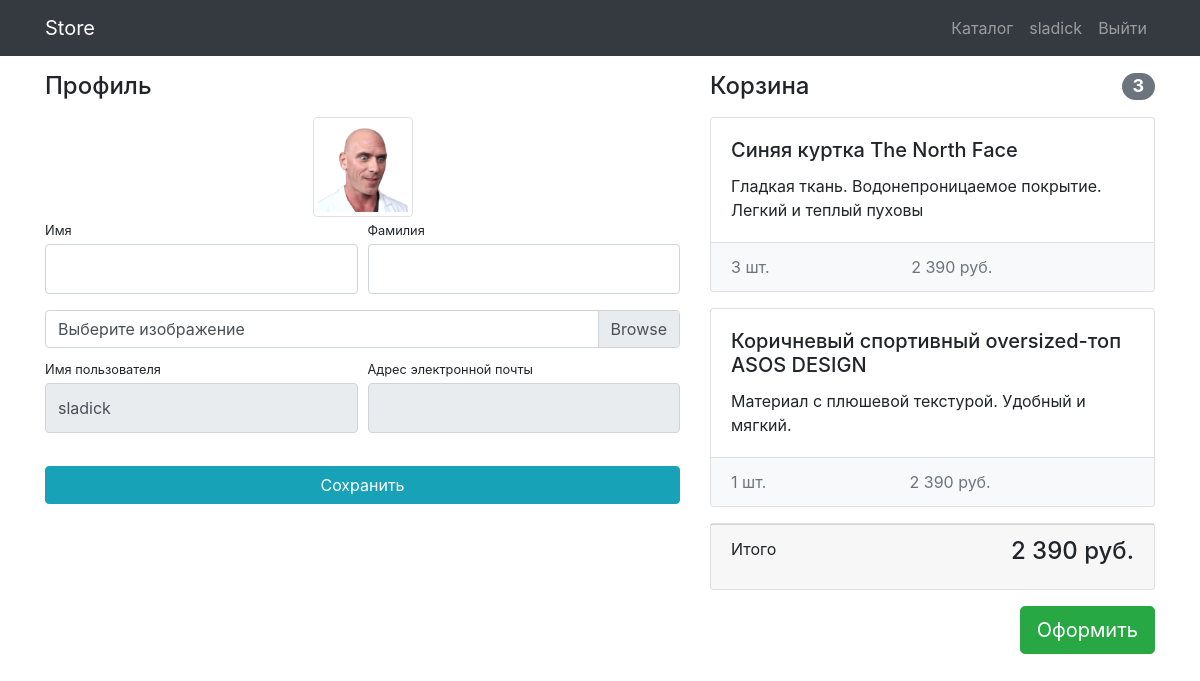
/users/profile/ (signed in), run on the app's committed database.
### users/models.py (models this page shows)
class User(AbstractUser):
    image = models.ImageField(upload_to='users_images', blank=True)

### products/models.py (models this page shows, shortened)
class Basket(models.Model):
    user = models.ForeignKey(User, on_delete=models.CASCADE)
    product = models.ForeignKey(Product, on_delete=models.CASCADE)
    quantity = models.PositiveIntegerField(default=0)
    created_timestamp = models.DateTimeField(auto_now_add=True)

class Product(models.Model):
    name = models.CharField(max_length=256)
    image = models.ImageField(upload_to='products_images', blank=True)
    description = models.TextField(blank=True)
    short_description = models.CharField(max_length=65, blank=True)
    price = models.DecimalField(max_digits=8, decimal_places=2, default=0)
    quantity = models.PositiveIntegerField(default=0)
    category = models.ForeignKey(ProductCategory, on_delete=models.CASCADE)

### users/views.py (the view)
# urls.py: path('profile/', profile, name='profile'),
def profile(request):
    user = request.user
    if request.method == 'POST':
        form = UserProfileForm(data=request.POST, files=request.FILES, instance=user)
        if form.is_valid():
            form.save()
            return HttpResponseRedirect(reverse('users:profile'))
    else:
        form = UserProfileForm(instance=user)
    context = {'form': form, 'title': 'store - Личный кабинет',
               'baskets': Basket.objects.filter(user=user),
               }
    return render(request, 'users/profile.html', context)

### users/forms.py
class UserProfileForm(UserChangeForm):
    username = forms.CharField(widget=forms.TextInput(attrs={'readonly': True}))
    email = forms.CharField(widget=forms.EmailInput(attrs={'readonly': True}))
    image = forms.ImageField(widget=forms.FileInput(), required=False)
    class Meta:
        model = User
        fields = ('username', 'email', 'first_name', 'last_name', 'image')
    def __init__(self, *args, **kwargs):
        super(UserChangeForm, self).__init__(*args, **kwargs)
        for field_name, field in self.fields.items():
            field.widget.attrs['class'] = 'form-control py-4'
        self.fields['image'].widget.attrs['class'] = 'custom-file-input'

### users/templates/users/profile.html (shortened to what this page needs)
{% extends 'products/base.html' %}
{% load staticfiles %}
{% block css %}
    <link href="{% static 'css/profile.css' %}" rel="stylesheet">
{% endblock %}
{% block content %}
 <div class="container">
    <div class="row">
        <div class="col-lg-7">
            <h4 class="mt-3 mb-3">Профиль</h4>
            <div class="col-lg-12 text-center">
                <img width="100" height="100"
                     src="{% if user.image %} {{ user.image.url }} {% else %} {% static 'vendor/img/users/1123.png' %} {% endif %}"
                     class="img-thumbnail">
            </div>
            <form action="{% url 'users:profile' %}" method="post" enctype="multipart/form-data">
                <div class="form-row">
                    <div class="col-lg-6">
                        <div class="form-group">
                            <label class="small mb-1" for="{{ form.first_name.id_for_label }}">Имя</label>
                            {{ form.first_name }}
                        </div>
                    </div>
                    <div class="col-lg-6">
                        <div class="form-group">
                            <label class="small mb-1" for="{{ form.last_name.id_for_label }}">Фамилия</label>
                            {{ form.last_name }}
                        </div>
                    </div>
                </div>
                <div class="form-row mb-2">
                    <div class="col-lg-12">
                        <div class="custom-file">
                            <label class="custom-file-label" for="{{ form.image.id_for_label }}">Выберите изображение</label>
                        </div>
                    </div>
                </div>
                <div class="form-row">
                    <div class="col-lg-6">
                        <label class="small mb-1" for="{{ form.username.id_for_label }}">Имя пользователя</label>
                        {{ form.username }}
                    </div>
                    <div class="col-lg-6">
                        <label class="small mb-1" for="{{ form.email.id_for_label }}">Адрес электронной
                            почты</label>
                        {{ form.email }}
                    </div>
                </div>
                <div class="form-row">
                    <div class="col-lg-12" style="margin-top: 33px;">
                        <input class="btn btn-info btn-block" type="submit" value="Сохранить">
                    </div>
                </div>
            </form>
        </div>
        {% include 'products/basket.html' %}
    </div>
</div>
{% endblock %}

### products/templates/products/base.html (shortened to what this page needs)
{% load staticfiles %}
<!DOCTYPE html>
<html lang="en">
<head>
    <link href="{% static 'vendor/bootstrap/css/bootstrap.min.css' %}" rel="stylesheet">
    {% block css %} {% endblock %}
</head>
<body>
<nav class="navbar navbar-expand-lg navbar-dark bg-dark fixed-top">
    <div class="container">
        <a class="navbar-brand" href="{% url 'index' %}">Store</a>
        <div class="collapse navbar-collapse" id="navbarResponsive">
            <ul class="navbar-nav ml-auto">
                <li class="nav-item">
                    <a class="nav-link" href="{% url 'products:index' %}">Каталог  </a>
                </li>
                {% if user.is_authenticated %}
                    <li class="nav-item">
                        <a class="nav-link" href="{% url 'users:profile' %}">{{ user.username }}
                        </a>
                    </li>
                    <li class="nav-item">
                        <a class="nav-link" href="{% url 'users:logout' %}">Выйти </a>
                    </li>
                {% else %}
                     <li class="nav-item">
                        <a class="nav-link" href="{% url 'users:login' %}">Войти <i class="fas fa-sign-in-alt"></i></a>
                    </li>
                {% endif %}
            </ul>
        </div>
    </div>
</nav>
{% block content %} {% endblock %}
</body>
</html>

### products/templates/products/basket.html (shortened to what this page needs)
{% if baskets %}
    <div class="col-lg-5">
                <h4 class="mt-3 mb-3 d-flex justify-content-between align-items-center mb-3">
                    Корзина <span class="badge badge-secondary badge-pill">3</span>
                </h4>
                {% for basket in baskets %}
                    <div class="card mb-3">
                        <div class="card-body">
                            <h5 class="card-title">{{ basket.product.name }}</h5>
                            <p class="card-text">{{ basket.product.short_description }}</p>
                        </div>
                        <ul class="list-group list-group-flush">
                            <li class="list-group-item d-flex justify-content-between lh-condensed bg-light">
                                <span class="text-muted">{{ basket.quantity }} шт.</span>
                                <span class="text-muted">2 390 руб.</span>
                            </li>
                        </ul>
                    </div>
                {% endfor %}
         <div class="card mb-3">
                        <div class="card-footer">
                            <p class="float-left">Итого</p>
                            <h4 class="float-right">2 390 руб.</h4>
                        </div>
                    </div>
        <button type="button" class="btn btn-success btn-lg float-right">Оформить</button>
        </div>
{% else %}
    <h4 class="mt-3 mb-3 text-center">
                    Корзина пуста
                </h4>
{% endif %}

### static/css/profile.css (style rules this page uses)
body { padding-top: 56px; }

### data on the page
User: username "sladick"
Basket: product.name "Синяя куртка The North Face", product.short_description "Гладкая ткань. Водонепроницаемое покрытие. Легкий и теплый пуховы", quantity "3"
Basket: product.name "Коричневый спортивный oversized-топ ASOS DESIGN", product.short_description "Материал с плюшевой текстурой. Удобный и мягкий.", quantity "1"
